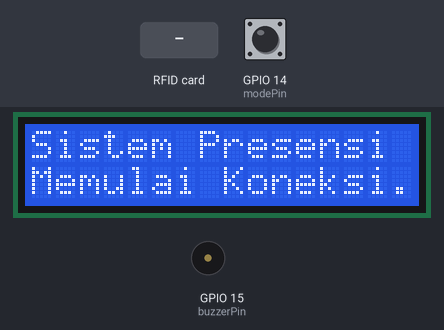
This sketch was run on a simulated ESP8266 (NodeMCU). On the bench: 16×2 character LCD, buzzer (waves = sounding, pin HIGH). The test bench sets the inputs (shaded band); at power-on: GPIO 14 (modePin) HIGH. WiFi joins after 1.5 s; servers stay silent unless stated; uploads are accepted with an empty reply; the local clock reads 2024-03-15 10:24:30 at power-on unless the sketch sets it; EEPROM starts erased; what the sketch prints to the serial monitor is not drawn. At 16.7 s the program restarts the board; the recording ends there.

Above: at 1.1 s.
At 5.9 s:
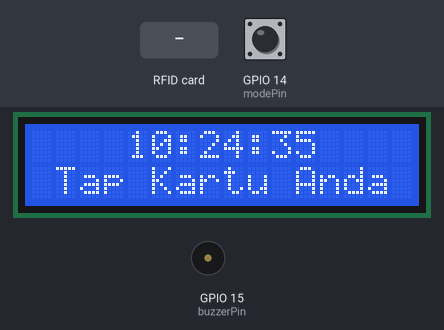
6.0 s: RFID card 5E 7A 19 C4 held to the reader
At 8.7 s:
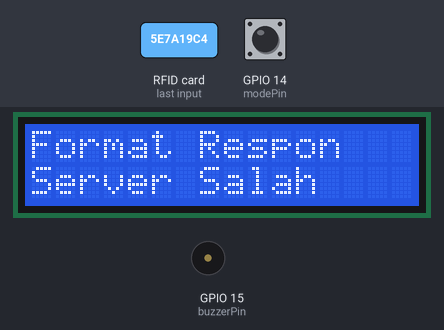
9.0 s: GPIO 14 (modePin) pulled LOW for 3.2 s
At 13.4 s:
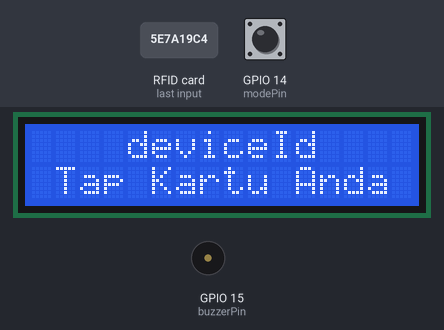
13.7 s: GPIO 14 (modePin) pulled LOW for 3.2 s
Timing chart, 0 to 16.7 s (numbered marks = the images above; inputs shaded):
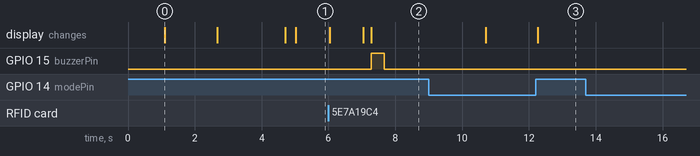

Measured:
- after the input at 6.0 s, GPIO 15 (buzzerPin): LOW → HIGH after 1.3 s, → LOW 0.40 s later; the display: first changes at once (image 2 shows a later state)
- after the input at 13.7 s, every drawn part: stays the same
- what the display in image 0 shows lasts 1.6 s, from 1.1 s to 2.7 s

The sketch:

device-code.ino
```cpp
#include <SPI.h>
#include <MFRC522.h>
#include <ESP8266WiFi.h>
#include <ESP8266HTTPClient.h>
#include <WiFiClientSecure.h>
#include <WiFiClient.h>
#include <Wire.h>
#include <LiquidCrystal_I2C.h>
#include <ArduinoJson.h>
#include <EEPROM.h>

// --- KONFIGURASI PIN RFID & HARDWARE ---
#define RST_PIN     0   // D3 (GPIO0)[cite: 1, 3]
#define SS_PIN      2   // D4 (GPIO2)[cite: 1, 3]
const int buzzerPin = 15; // D8 (GPIO15)
const int modePin = 14;   // D5 (GPIO14) — tombol mode, INPUT_PULLUP ke GND

// Mode: false = presensi, true = baca UID. Persist di EEPROM addr 0.
bool modeBaca = false;

// Detik terakhir yang sudah digambar di LCD (-1 = perlu gambar ulang, -2 = NTP belum sync)
int jamTerakhir = -1;

// Inisialisasi Objek RFID dan LCD (Alamat I2C umum: 0x27 atau 0x3F)
MFRC522 rfid(SS_PIN, RST_PIN);
LiquidCrystal_I2C lcd(0x27, 16, 2);

// --- KREDENSIAL JARINGAN & ENDPOINT ---
const char* ssid     = "KALONG 5G";
const char* password = "";

// Ganti dengan endpoint server baru Anda
const char* serverEndpoint = "https://rfid-presensi.vercel.app/api/presensi";

void setup() {
  // Inisialisasi Serial Monitor untuk debugging
  Serial.begin(115200);
  delay(1000);

  // Inisialisasi Pin Buzzer
  pinMode(buzzerPin, OUTPUT);
  digitalWrite(buzzerPin, LOW);

  // Inisialisasi tombol mode (pull-up, terhubung ke GND)
  pinMode(modePin, INPUT_PULLUP);

  // Baca mode terakhir dari EEPROM
  EEPROM.begin(4);
  modeBaca = (EEPROM.read(0) == 1);

  // Inisialisasi LCD
  lcd.init();
  lcd.backlight();
  lcd.clear();
  lcd.setCursor(0, 0);
  lcd.print("Sistem Presensi");
  lcd.setCursor(0, 1);
  lcd.print("Memulai Koneksi..");

  // Inisialisasi Modul SPI & RFID
  SPI.begin();
  rfid.PCD_Init();

  // Koneksi ke Wi-Fi
  WiFi.begin(ssid, password);
  Serial.print("Menghubungkan ke Wi-Fi");
  while (WiFi.status() != WL_CONNECTED) {
    delay(500);
    Serial.print(".");
  }

  Serial.println("\nWi-Fi Terhubung!");

  // Sinkron jam via NTP (WITA / UTC+8, sama dengan timezone server)
  configTime(8 * 3600, 0, "pool.ntp.org", "time.nist.gov");

  lcd.clear();
  lcd.setCursor(0, 0);
  lcd.print("WiFi Terhubung!");
  delay(2000);

  // Tampilkan layar siap / siaga
  tampilkanSiaga();
}

void loop() {
  cekTombol();
  updateJam();

  // Cek apakah ada kartu baru yang menempel
  if (!rfid.PICC_IsNewCardPresent()) return;
  if (!rfid.PICC_ReadCardSerial()) return;

  // Ambil UID Kartu dan ubah ke format String Hexadesimal
  String uidString = "";
  for (byte i = 0; i < rfid.uid.size; i++) {
    uidString += (rfid.uid.uidByte[i] < 0x10 ? "0" : "") + String(rfid.uid.uidByte[i], HEX);
  }
  uidString.toUpperCase();

  Serial.print("UID Kartu Terbaca: ");
  Serial.println(uidString);

  // Tampilkan UID terbaca dulu di LCD sebelum kirim ke server
  lcd.clear();
  lcd.setCursor(0, 0);
  lcd.print("UID: ");
  lcd.print(uidString);
  delay(1000);
  lcd.setCursor(0, 1);
  lcd.print("Memproses...");

  // Kirim data ke endpoint server jika Wi-Fi terhubung
  if (WiFi.status() == WL_CONNECTED) {
    WiFiClientSecure client;
    client.setInsecure(); // skip validasi sertifikat — cukup buat testing
    HTTPClient http;

    http.begin(client, serverEndpoint);
    http.addHeader("Content-Type", "application/json");

    // Format payload JSON yang dikirim ke server
    String httpRequestData = modeBaca
      ? "{\"uid_kartu\":\"" + uidString + "\",\"mode\":\"read\"}"
      : "{\"uid_kartu\":\"" + uidString + "\"}";
    int httpResponseCode = http.POST(httpRequestData);

    if (httpResponseCode > 0) {
      String response = http.getString();
      Serial.println("HTTP Response code: " + String(httpResponseCode));
      Serial.println("Respon Server: " + response);

      // Parsing data JSON dari respon server
      StaticJsonDocument<200> doc;
      DeserializationError error = deserializeJson(doc, response);

      if (!error) {
        String status = doc["status"];
        String nama = doc["nama"];

        lcd.clear();
        if (modeBaca) {
          // Mode baca: konfirmasi UID terkirim
          if (status == "read") {
            lcd.setCursor(0, 0);
            lcd.print(uidString);
            lcd.setCursor(0, 1);
            lcd.print("UID Terkirim");
            digitalWrite(buzzerPin, HIGH); delay(80); digitalWrite(buzzerPin, LOW);
          } else {
            lcd.setCursor(0, 0);
            lcd.print("Gagal Kirim");
            errorBeep();
          }
        } else if (status == "success") {
          // Menampilkan format nama dan pesan berhasil diabsen pada LCD
          lcd.setCursor(0, 0);
          lcd.print(nama);
          lcd.setCursor(0, 1);
          lcd.print("Berhasil Diabsen");

          // Indikator Suara Sukses (Beep 2 kali)
          suksesBeep();
        } else {
          lcd.setCursor(0, 0);
          lcd.print("Kartu Ditolak");
          lcd.setCursor(0, 1);
          lcd.print("Tidak Dikenali");

          // Indikator Suara Gagal (Beep panjang)
          errorBeep();
        }
      } else {
        Serial.println("Gagal parsing JSON!");
        lcd.clear();
        lcd.setCursor(0, 0);
        lcd.print("Format Respon");
        lcd.setCursor(0, 1);
        lcd.print("Server Salah");
        errorBeep();
      }
    } else {
      Serial.print("HTTP Error Code: ");
      Serial.println(httpResponseCode);
      lcd.clear();
      lcd.setCursor(0, 0);
      lcd.print("Koneksi Server");
      lcd.setCursor(0, 1);
      lcd.print("Gagal / Error");
      errorBeep();
    }

    http.end(); // Tutup sesi HTTP
  } else {
    Serial.println("Wi-Fi Terputus!");
    lcd.clear();
    lcd.setCursor(0, 0);
    lcd.print("WiFi Terputus!");
  }

  // Hentikan komunikasi kartu sementara agar tidak terbaca beruntun
  rfid.PICC_HaltA();
  rfid.PCD_StopCrypto1();

  // Jeda waktu agar pesan di LCD terbaca user sebelum kembali ke mode siaga (3 detik)
  delay(3000);
  tampilkanSiaga();
}

// Fungsi tampilan standby / siaga (tampilkan mode aktif)
void tampilkanSiaga() {
  lcd.clear();
  if (modeBaca) {
    lcd.setCursor(0, 0);
    lcd.print(tengah("deviceId"));
  } else {
    lcd.setCursor(0, 0);
    lcd.print(tengah("--:--:--"));
    jamTerakhir = -1;
  }
  lcd.setCursor(0, 1);
  lcd.print(tengah("Tap Kartu Anda"));
  if (!modeBaca) updateJam();
}

// Rata tengah di layar 16 kolom
String tengah(const String& teks) {
  int pad = (16 - teks.length()) / 2;
  String hasil = "";
  for (int i = 0; i < pad; i++) hasil += " ";
  return hasil + teks;
}

// Gambar jam di baris 0, refresh tiap detik (mode presensi saja)
void updateJam() {
  if (modeBaca) return;
  time_t now = time(nullptr);
  if (now < 1000000000) { // NTP belum sinkron
    if (jamTerakhir != -2) {
      lcd.setCursor(0, 0);
      lcd.print(tengah("--:--:--"));
      jamTerakhir = -2;
    }
    return;
  }
  struct tm* t = localtime(&now);
  if (t->tm_sec == jamTerakhir) return;
  jamTerakhir = t->tm_sec;
  char jam[9];
  strftime(jam, sizeof(jam), "%H:%M:%S", t);
  lcd.setCursor(0, 0);
  lcd.print(tengah(jam));
}

// Cek tombol mode: tekan pendek = ganti mode, tahan >= 3 detik = restart
void cekTombol() {
  if (digitalRead(modePin) != LOW) return;
  unsigned long tekanMulai = millis();
  while (digitalRead(modePin) == LOW) {
    if (millis() - tekanMulai >= 3000) {
      lcd.clear();
      lcd.setCursor(0, 0);
      lcd.print("Restart...");
      ESP.restart();
    }
    delay(10);
  }
  delay(30); // debounce setelah tombol dilepas
  gantiMode();
}

// Ganti mode dan simpan ke EEPROM
void gantiMode() {
  modeBaca = !modeBaca;
  EEPROM.write(0, modeBaca ? 1 : 0);
  EEPROM.commit();
  Serial.println(modeBaca ? "Mode: BACA UID" : "Mode: PRESENSI");
  tampilkanSiaga();
}

// Fungsi Buzzer Sukses
void suksesBeep() {
  digitalWrite(buzzerPin, HIGH); delay(80);
  digitalWrite(buzzerPin, LOW);  delay(80);
  digitalWrite(buzzerPin, HIGH); delay(80);
  digitalWrite(buzzerPin, LOW);
}

// Fungsi Buzzer Gagal / Error
void errorBeep() {
  digitalWrite(buzzerPin, HIGH); delay(400);
  digitalWrite(buzzerPin, LOW);
}
```
